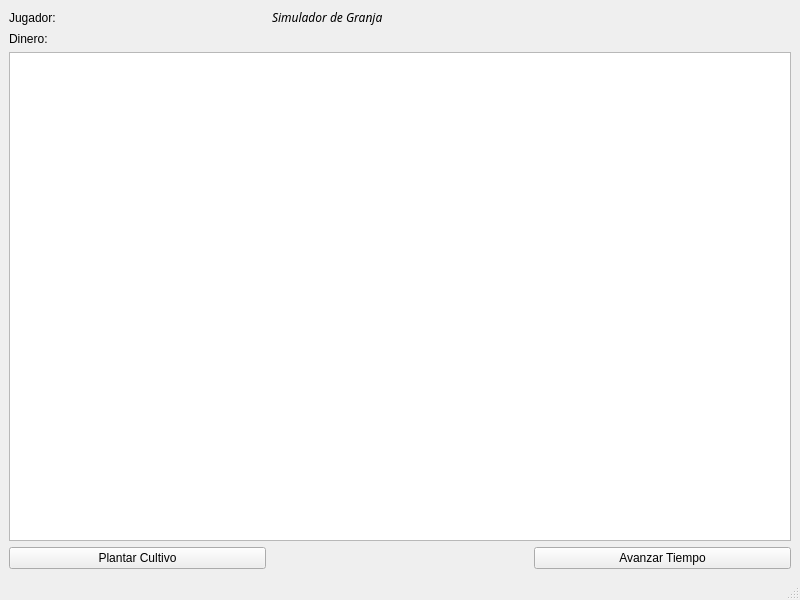
<?xml version="1.0" encoding="UTF-8"?>
<ui version="4.0">
 <class>MainWindow</class>
 <widget class="QMainWindow" name="MainWindow">
  <property name="geometry">
   <rect>
    <x>0</x>
    <y>0</y>
    <width>800</width>
    <height>600</height>
   </rect>
  </property>
  <property name="windowTitle">
   <string>MainWindow</string>
  </property>
  <widget class="QWidget" name="centralwidget">
   <layout class="QGridLayout" name="gridLayout">
    <item row="3" column="0">
     <widget class="QPushButton" name="pushButton">
      <property name="text">
       <string>Plantar Cultivo</string>
      </property>
     </widget>
    </item>
    <item row="3" column="2">
     <widget class="QPushButton" name="pushButton_2">
      <property name="text">
       <string>Avanzar Tiempo</string>
      </property>
     </widget>
    </item>
    <item row="0" column="1">
     <widget class="QLabel" name="label">
      <property name="font">
       <font>
        <family>Impact</family>
        <italic>true</italic>
        <underline>false</underline>
       </font>
      </property>
      <property name="cursor">
       <cursorShape>CrossCursor</cursorShape>
      </property>
      <property name="layoutDirection">
       <enum>Qt::LayoutDirection::LeftToRight</enum>
      </property>
      <property name="text">
       <string>Simulador de Granja</string>
      </property>
     </widget>
    </item>
    <item row="2" column="0" colspan="3">
     <widget class="QTableWidget" name="tableWidget">
      <property name="cursor" stdset="0">
       <cursorShape>ArrowCursor</cursorShape>
      </property>
      <property name="mouseTracking">
       <bool>false</bool>
      </property>
      <property name="tabletTracking">
       <bool>false</bool>
      </property>
     </widget>
    </item>
    <item row="0" column="0">
     <widget class="QLabel" name="label_2">
      <property name="text">
       <string>Jugador:</string>
      </property>
     </widget>
    </item>
    <item row="1" column="0">
     <widget class="QLabel" name="label_3">
      <property name="text">
       <string>Dinero:</string>
      </property>
     </widget>
    </item>
   </layout>
  </widget>
  <widget class="QMenuBar" name="menubar">
   <property name="geometry">
    <rect>
     <x>0</x>
     <y>0</y>
     <width>800</width>
     <height>21</height>
    </rect>
   </property>
  </widget>
  <widget class="QStatusBar" name="statusbar"/>
 </widget>
 <resources/>
 <connections/>
</ui>
